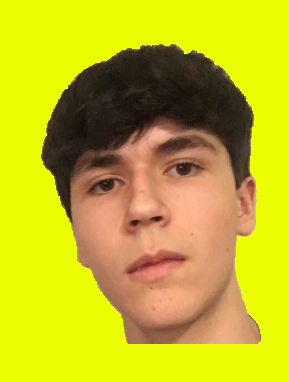
#> input picture TestCode/ColorfulMichael.png, 289 x 382 px, given in place of the camera
$ python main.py   (older library calls are emulated)
#> lines starting #> are read from the running program, lines starting #| are printed output that depends on the picture; after the words box and inside, x2 and y2 are one past the last pixel; in counts of white or black regions, pixels touching at a corner belong together
import cv2
import numpy as np

camera = cv2.VideoCapture(0)

while True:
    _, frame = camera.read()
#> frame is the input picture: shape (382, 289, 3); mean B, G, R 34.8, 185.3, 194.7


    laplacian = cv2.Laplacian(frame, cv2.CV_64F)
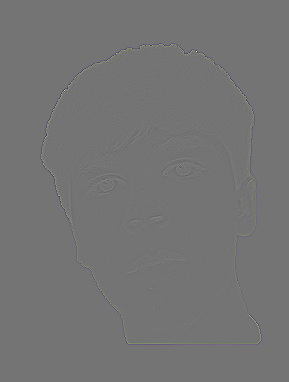
#> laplacian: shape (382, 289, 3) float64; mean B, G, R 0, 0, 0; drawn with min black and max white
    laplacian = np.uint8(laplacian)
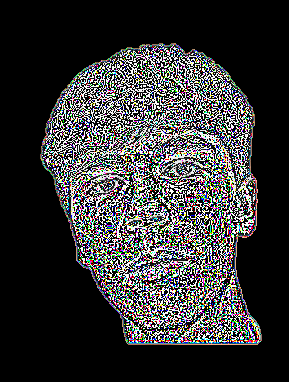
#> laplacian: shape (382, 289, 3); mean B, G, R 54.6, 54.3, 54.5
    cv2.imshow('Laplacian', laplacian)

    edges = cv2.Canny(frame, 250,250)
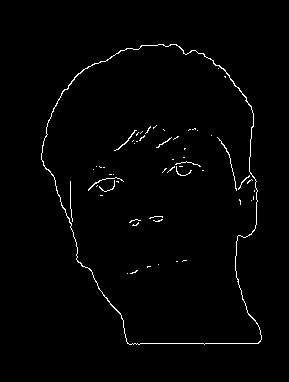
#> edges: shape (382, 289); 1.4% white in thin lines or dots, all inside (x1, y1, x2, y2) = (41, 44, 262, 345)
    cv2.imshow('Canny', edges)

    hsv = cv2.cvtColor(frame,cv2.COLOR_BGR2HSV)
#> hsv: shape (382, 289, 3); mean H, S, V 22.9, 193.6, 205.1

    gray = cv2.cvtColor(frame, cv2.COLOR_BGR2GRAY)
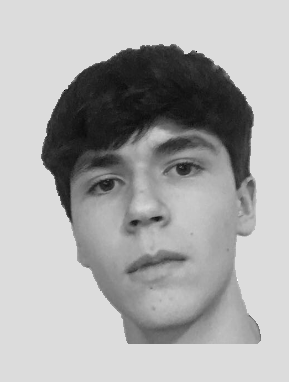
#> gray: shape (382, 289); min 0, max 255, mean 170.8

    lower_range = np.array([0, 0, 0])
    upper_range = np.array([255, 255, 255])

    mask = cv2.inRange(hsv, lower_range, upper_range)
#> mask: shape (382, 289); every value is 255
    mask = cv2.erode(mask, None, iterations=2)
    mask = cv2.dilate(mask, None, iterations=2)

    contours, hierarchy = cv2.findContours(mask.copy(), cv2.RETR_EXTERNAL, cv2.CHAIN_APPROX_SIMPLE)
#> contours = [[[0, 0], [0, 381], [288, 381], [288, 0]]]

    if len(contours) > 0:
        for contour in contours:
            if cv2.contourArea(contour) > 200:
                print(cv2.contourArea(contour))


                x,y,w,h = cv2.boundingRect(contour)
                print("X: " , x , "\tY: ", y, "\tW: " , w ,"\tH: ", h)
                cv2.rectangle(frame, (x,y), (x+w,y+h), (0,0,255), 3)
#> this loop made 1 pass
#> (contour, x, y, w, h) on pass 1: ([[0, 0], [0, 381], [288, 381], [288, 0]], 0, 0, 289, 382)
#| 109728.0
#| X:  0 	Y:  0 	W:  289 	H:  382
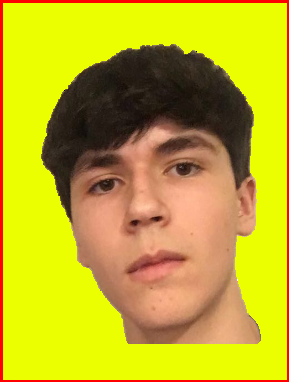
#> frame: shape (382, 289, 3); 3.02% of pixels changed, all inside (x1, y1, x2, y2) = (0, 0, 289, 382)


    cv2.imshow('Camera', frame)


    if cv2.waitKey(5) == ord('x'):
#> (key x is pressed here)
        break


camera.release()
cv2.destroyAllWindows()
